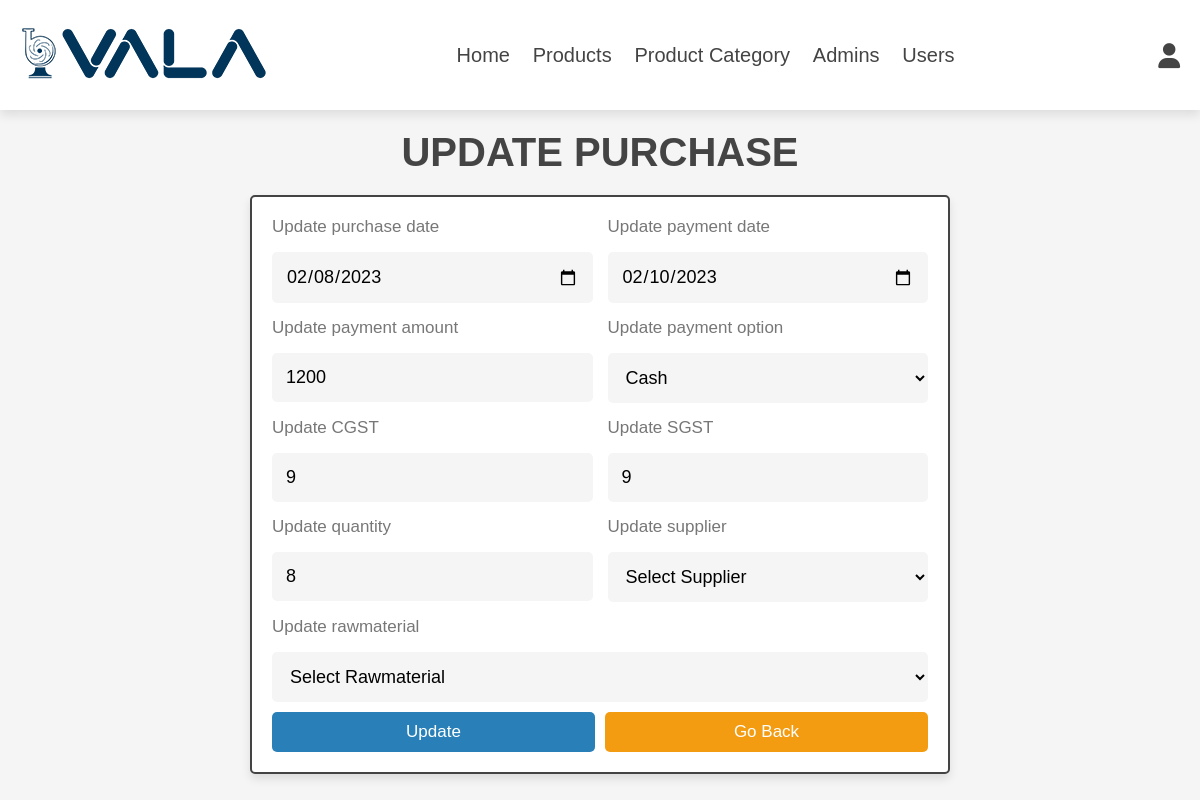
/update_purchase.php?update=52 (signed in), run on the app's committed database.
### tables this page shows
CREATE TABLE `purchase_details` (
  `purchase_purchase_id` int(11) NOT NULL,
  `rawmaterial_rawmaterial_id` int(11) NOT NULL,
  `QTY` int(11) NOT NULL
);

CREATE TABLE `purchase` (
  `purchase_id` int(11) NOT NULL,
  `purchase_date` date NOT NULL,
  `total_amt` float NOT NULL,
  `payment_date` date NOT NULL,
  `payment_amt` float NOT NULL,
  `payment_type` varchar(10) NOT NULL,
  `CGST` varchar(5) NOT NULL,
  `SGST` varchar(5) NOT NULL,
  `supplier_id` int(11) NOT NULL
);

### update_purchase.php (the view, shortened to what this page needs)
<?php
include 'admin_header.php';
$id = $_GET['update'];
?>
<!DOCTYPE html>
<html lang="en">
<head>
   <link rel="stylesheet" href="https://cdnjs.cloudflare.com/ajax/libs/font-awesome/6.1.1/css/all.min.css">
   <link rel="stylesheet" href="css/admin_style.css">
</head>
<body>
<section class="add-products">
   <h1 class="heading">update purchase</h1>
   <?php
        $select = mysqli_query($conn,"SELECT p.*,pd.* FROM purchase_details pd,purchase p WHERE p.purchase_id=$id AND pd.purchase_purchase_id=$id");
        $num = mysqli_num_rows($select);
       if($num>0){
       while($row = mysqli_fetch_assoc($select)){
   ?>
   <form action="" method="post" enctype="multipart/form-data">
      <div class="flex">
          <div class="inputBox">
              <span>Update purchase date</span>
              <input type="date" class="box" placeholder="Select purchase date" name="pudate" required value="<?php echo $row['purchase_date']; ?>">
            </div>
            <div class="inputBox">
                <span>Update payment date</span>
                <input type="date" class="box" placeholder="Select payment date" name="pdate" required value="<?php echo $row['payment_date']; ?>">
            </div>
            <div class="inputBox">
                <span>Update payment amount</span>
                <input type="text" class="box" required  placeholder="Enter payment amount" name="pamt" value="<?php echo $row['payment_amt']; ?>">
            </div>
            <div class="inputBox">
                <span>Update payment option</span>
                <select class="box" required name="popt" required>
                    <option selected><?php echo $row['payment_type']; ?></option>
                </select>
            </div>
            <div class="inputBox">
                <span>Update CGST</span>
                <input type="text" class="box" required maxlength="1" placeholder="Enter CGST" required pattern="[0-9]{1}" oninvalid="this.setCustomValidity('Please enter valid CGST amount.')" name="cgst" value="<?php echo $row['CGST']; ?>">
            </div>
            <div class="inputBox">
                <span>Update SGST</span>
                <input type="text" class="box" required maxlength="1" placeholder="Enter SGST" required pattern="[0-9]{1}" oninvalid="this.setCustomValidity('Please enter valid SGST amount.')" name="sgst" value="<?php echo $row['SGST']; ?>">
            </div>
            <div class="inputBox">
                  <span>Update quantity</span>
                  <input type="number" class="box" required maxlength="15" placeholder="Enter QTY" name="qty" min="1" value="<?php echo $row['QTY']; ?>">
            </div>
            <div class="inputBox">
                <span>Update supplier</span>
                <select name="supplier_id" id="" class="box" required>
                    <option value="">Select Supplier</option>
            </select>
        </div>
        <div class="inputBox">
            <span>Update rawmaterial</span>
            <select name="rawmaterial_id" id="" class="box" required>
                <option value="">Select Rawmaterial</option>
            </select>
        </div>
    </div>
      <div class="flex-btn">
         <input type="submit" name="update_purchase" class="btn" value="update">
         <a href="purchase.php" class="option-btn">go back</a>
      </div>
   </form>
   <?php
       }
       }else{
         echo '<p class="empty">No purchase found!</p>';
      }
   ?>
</section>
</body>
</html>

### css/admin_style.css (style rules this page uses)
:root { --main-color:#2980b9; --orange:#f39c12; --red:#e74c3c; --black:#444; --white:#fff; --light-color:#777; --light-bg:#f5f5f5; --border:.2rem solid var(--black); --box-shadow:0 .5rem 1rem rgba(0,0,0,.1); --bg-color:#eee; }
* { font-family: 'Nunito', sans-serif; margin:0; padding:0; box-sizing: border-box; outline: none; border:none; text-decoration: none; }
html { font-size: 62.5%; overflow-x: hidden; }
body { background-color: var(--light-bg); }
section { padding:2rem; max-width: 1200px; margin:0 auto; }
.heading { font-size: 4rem; color:var(--black); margin-bottom: 2rem; text-align: center; text-transform: uppercase; }
.btn, .delete-btn, .option-btn { display: block; width: 100%; margin-top: 1rem; border-radius: .5rem; padding:1rem 3rem; font-size: 1.7rem; text-transform: capitalize; color:var(--white); cursor: pointer; text-align: center; }
.btn { background-color: var(--main-color); }
.option-btn { background-color: var(--orange); }
.flex-btn { display: flex; gap:1rem; }
.add-products form { max-width: 70rem; margin: 0 auto; background-color: var(--white); box-shadow: var(--box-shadow); border:var(--border); border-radius: .5rem; padding:2rem; }
.add-products form .flex { display: flex; gap:1.5rem; flex-wrap: wrap; }
.add-products form .flex .inputBox { flex:1 1 25rem; }
.add-products form span { font-size:1.7rem; color:var(--light-color); }
.add-products form .box { font-size: 1.8rem; background-color: var(--light-bg); border-radius: .5rem; padding:1.4rem; width: 100%; margin-top: 1.5rem; }

### data on the page
purchase_details: pudate "02/08/2023", pdate "02/10/2023", pamt "1200", popt "Cash", cgst "9", sgst "9", qty "8"
